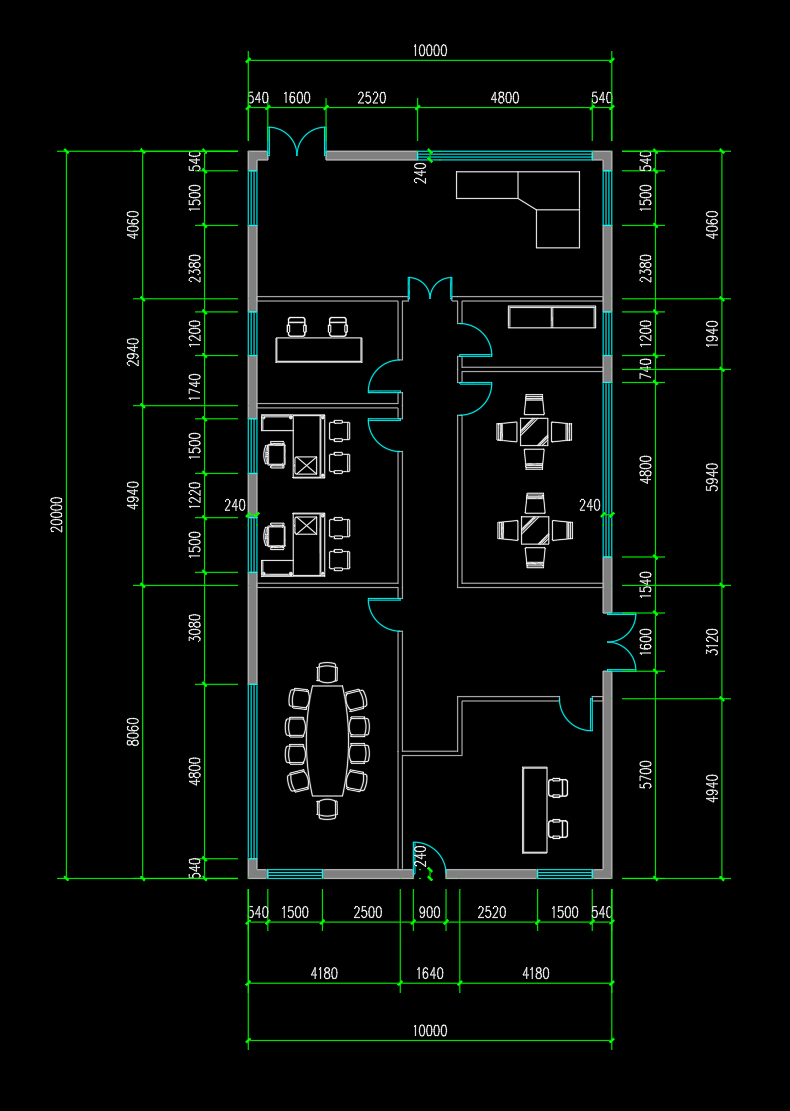
#> input picture AI_agent/logs/experiments/2026-09-14_plan_partition_setup/plan_only_input/1f_view.png, 790 x 1111 px, found by its file name
$ python extract_walls.py
#> lines starting #> are read from the running program, lines starting #| are printed output that depends on the picture; after the words box and inside, x2 and y2 are one past the last pixel; in counts of white or black regions, pixels touching at a corner belong together
#!/usr/bin/env python3
"""Extract wall positions from the floor plan by analyzing black pixels."""

from PIL import Image
import numpy as np
from scipy import ndimage
import json

# Load image and calibration
img = Image.open('case_data/1f_view.png').convert('RGB')
#> img is the input picture: PIL image 790x1111 RGB; mean R, G, B 6.2, 10.7, 7.8
pixels = np.array(img)

# Calibration from px_m_calibrator
PX_PER_M = 53.38
PX_ORIGIN_X = 57  # green mark at x=57 is the left reference
PX_ORIGIN_Y = 1049  # green mark at y=1049 is the bottom reference (y increases downward in image)

def px_to_m(px_x, px_y):
    """Convert pixel coordinates to meters using calibration."""
    m_x = (px_x - PX_ORIGIN_X) / PX_PER_M
    m_y = (PX_ORIGIN_Y - px_y) / PX_PER_M  # Flip Y for meter coordinates (up is positive)
    return m_x, m_y

def round_m(value):
    """Round to 2 decimal places."""
    return round(value, 2)

# Find black pixels (walls)
black_mask = (pixels[:,:,0] < 50) & (pixels[:,:,1] < 50) & (pixels[:,:,2] < 50)
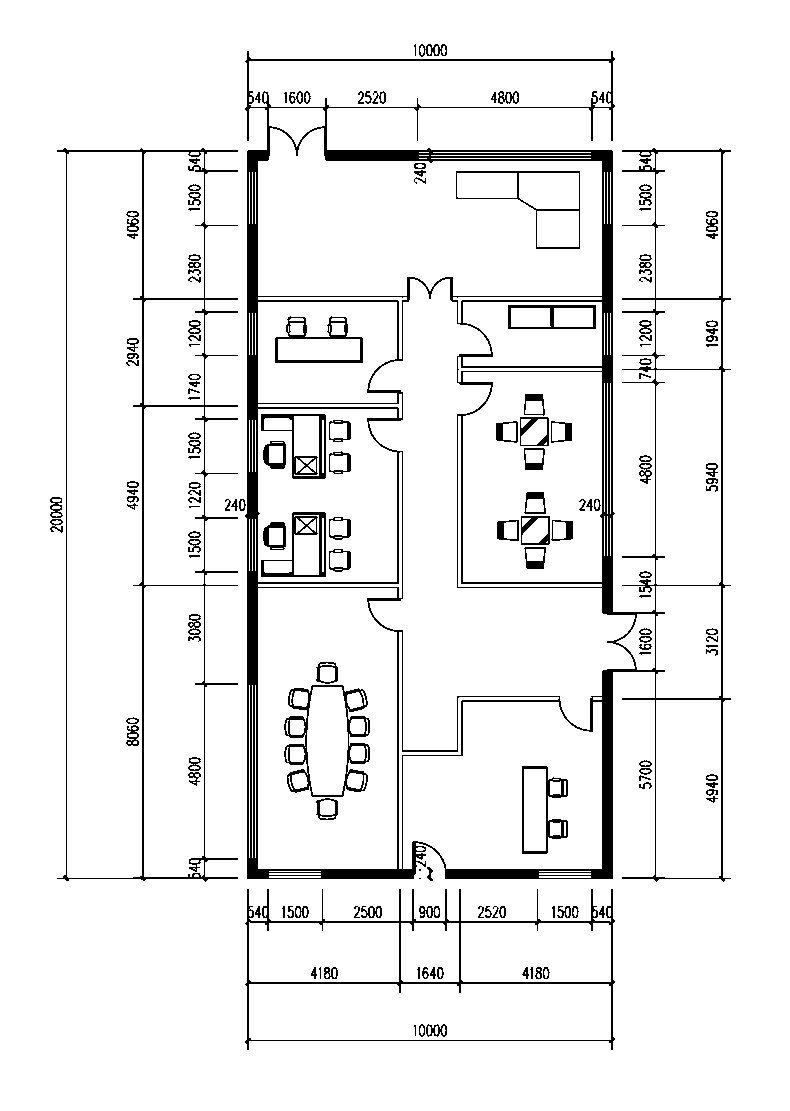
#> black_mask: shape (1111, 790) bool; 93.3% white; 164 black regions (8 under 20 px), largest, box (x1, y1, x2, y2) and area: (245, 51, 731, 882) 32319, (57, 148, 238, 882) 5128, (245, 889, 615, 1050) 3487

# Label connected components of black pixels
labeled, num_features = ndimage.label(black_mask)
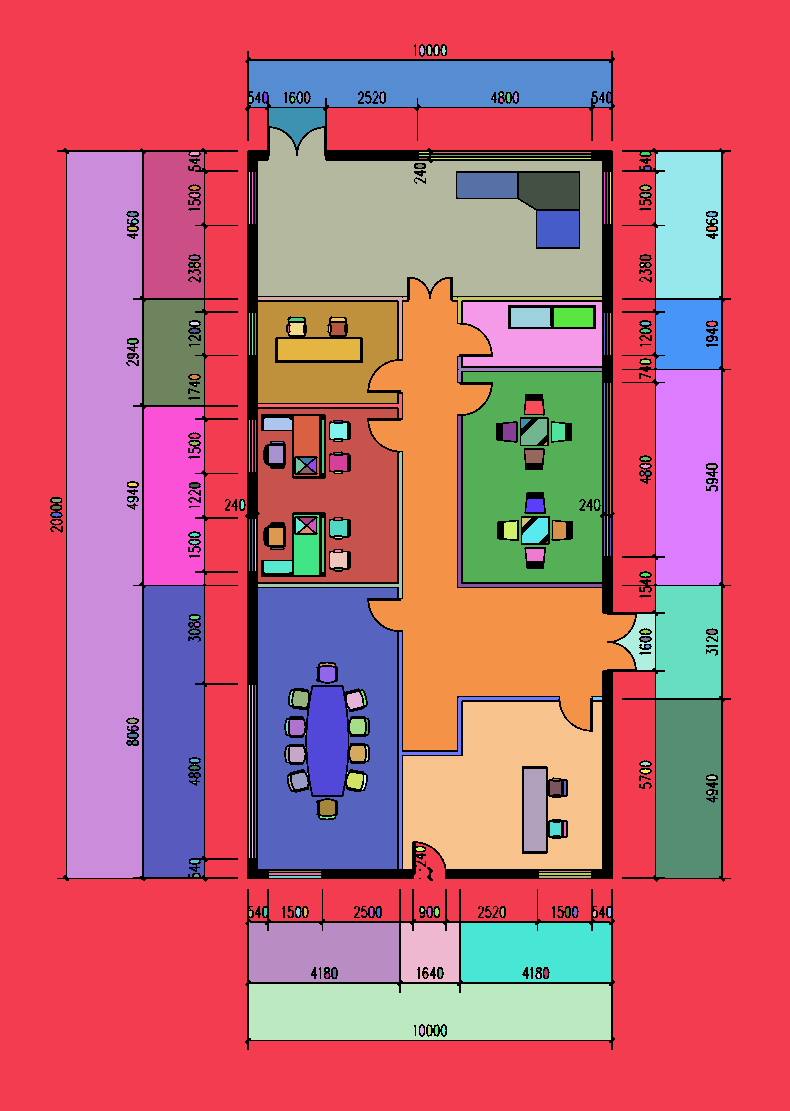
#> labeled: shape (1111, 790) int32; 310 distinct labels, from 0 to 309; one colour per label, 0 black
#> num_features = 309
print(f"Found {num_features} black connected components")
#| Found 309 black connected components

# Analyze each component
components = []
for i in range(1, min(num_features + 1, 50)):  # Limit to first 50 components
    component_mask = labeled == i
    component_pixels = np.where(component_mask)

    if len(component_pixels[0]) < 10:  # Skip tiny noise
        continue

    y_min, y_max = component_pixels[0].min(), component_pixels[0].max()
    x_min, x_max = component_pixels[1].min(), component_pixels[1].max()

    width_px = x_max - x_min
    height_px = y_max - y_min
    pixel_count = len(component_pixels[0])

    components.append({
        'index': i,
        'bbox_px': [x_min, y_min, x_max, y_max],
        'width_px': width_px,
        'height_px': height_px,
        'pixel_count': pixel_count,
        'aspect_ratio': width_px / max(height_px, 1)
    })
#> this loop made 49 passes
#> (component_pixels, y_min, y_max, x_min, x_max, width_px, height_px, pixel_count) on passes 1 to 7: (387441 positions, rows 0 to 1110, columns 0 to 789, 0, 1110, 0, 789, 789, 1110, 387441), (27 positions, rows 46 to 54, columns 420 to 423, 46, 54, 420, 423, 3, 8, 27), (24 positions, rows 46 to 54, columns 428 to 430, 46, 54, 428, 430, 2, 8, 24), (24 positions, rows 46 to 54, columns 435 to 437, 46, 54, 435, 437, 2, 8, 24), (25 positions, rows 46 to 54, columns 442 to 445, 46, 54, 442, 445, 3, 8, 25), (15643 positions, rows 61 to 106, columns 249 to 610, 61, 106, 249, 610, 361, 45, 15643), (25 positions, rows 93 to 101, columns 264 to 266, 93, 101, 264, 266, 2, 8, 25)
#> component_pixels on passes 16, 18, 19, 34, 35, 44: ([97, 98], [257, 257]), ([97, 98], [493, 493]), ([97, 98], [601, 601]), ([161, 161], [194, 195]), ([161], [645]), ([173, 173], [419, 420])
#> pass 1, `component_mask = labeled == i`:
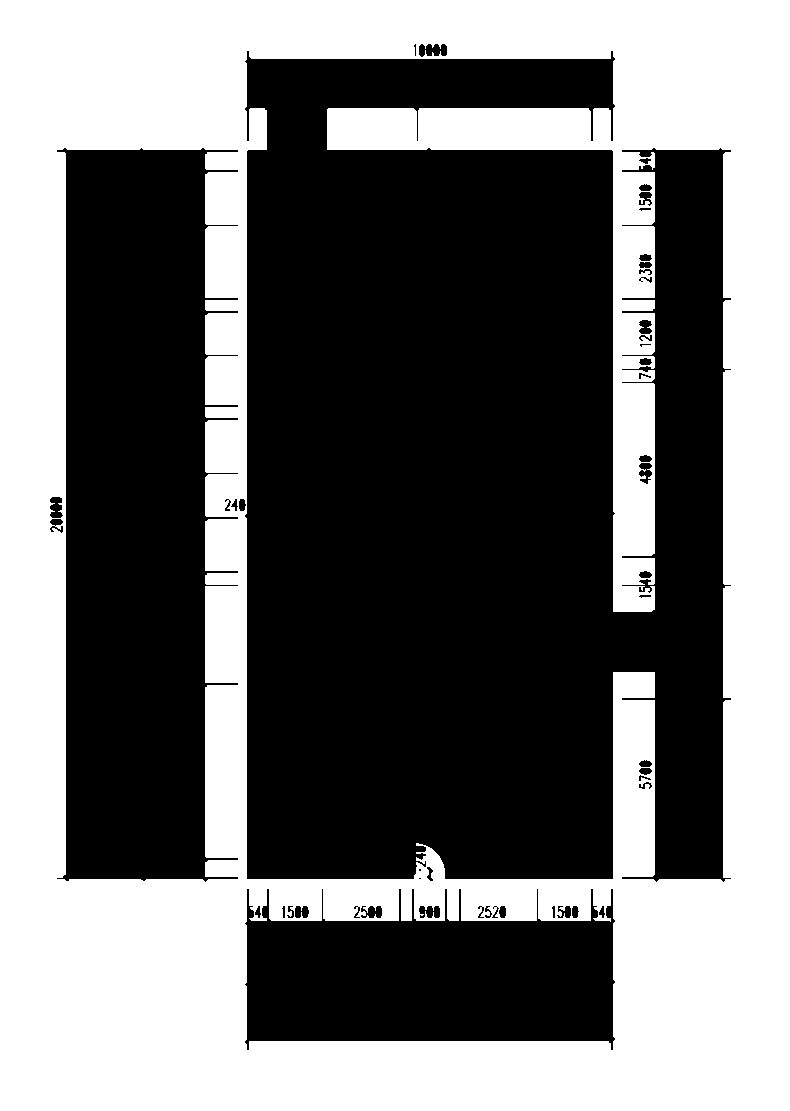
#> component_mask: shape (1111, 790) bool; 44.1% white; 1 white region, box (x1, y1, x2, y2) and area: (0, 0, 790, 1111) 387441
#> pass 2, `component_mask = labeled == i`:
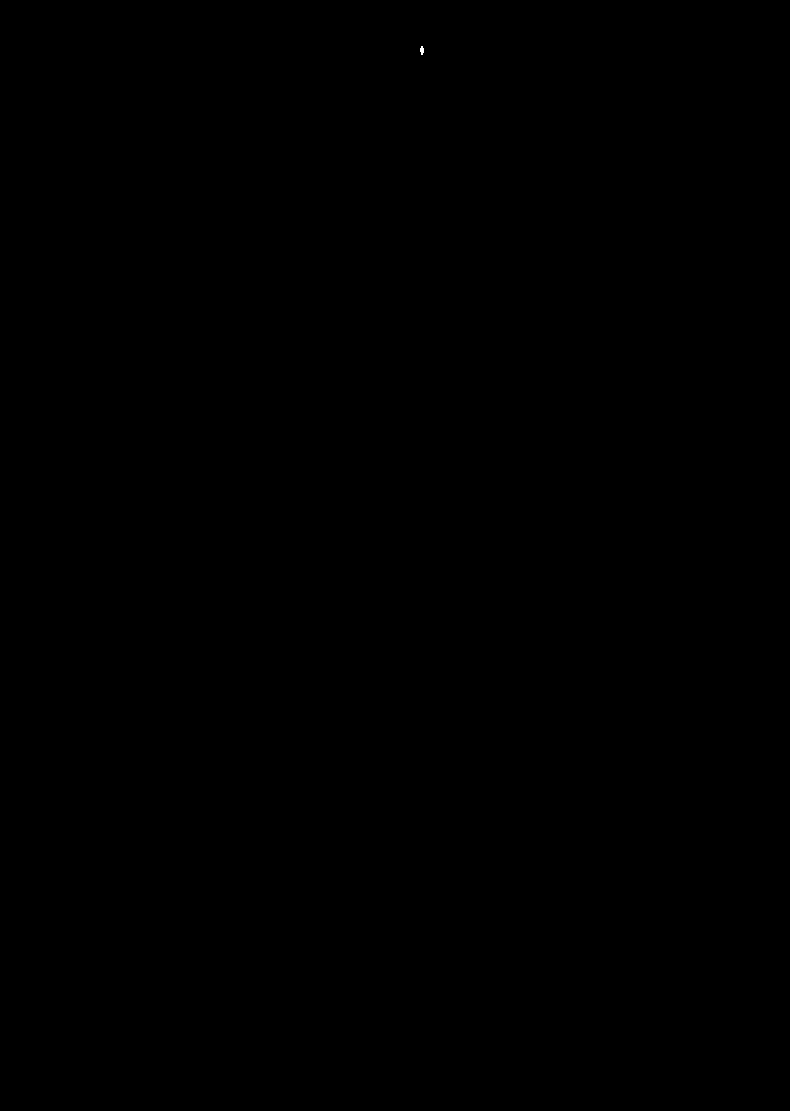
#> component_mask: shape (1111, 790) bool; 0% white; 1 white region, box (x1, y1, x2, y2) and area: (420, 46, 424, 55) 27
#> after the loop: component_mask: shape (1111, 790) bool; 0% white; 1 white region, box (x1, y1, x2, y2) and area: (190, 193, 199, 197) 25
#> after the loop, components = 41 items

# Sort by pixel count
components.sort(key=lambda c: c['pixel_count'], reverse=True)

print("\nLargest black components (potential walls/outlines):")
for c in components[:15]:
    x0, y0, x1, y1 = c['bbox_px']
    m_x0, m_y0 = px_to_m(x0, y1)  # bottom-left corner
    m_x1, m_y1 = px_to_m(x1, y0)  # top-right corner
    print(f"  {c['index']:3d}: {c['pixel_count']:5d} px | {c['width_px']:3d}×{c['height_px']:3d} px | "
          f"aspect={c['aspect_ratio']:.2f} | "
          f"({m_x0:.2f},{m_y0:.2f}) to ({m_x1:.2f},{m_y1:.2f}) m")
#> this loop made 15 passes
#> (x0, y0, x1, y1, m_x0, m_y0) on passes 1 to 12: (0, 0, 789, 1110, -1.07, -1.14), (67, 152, 141, 877, 0.187, 3.22), (258, 128, 601, 295, 3.77, 14.13), (249, 61, 610, 106, 3.6, 17.67), (656, 152, 720, 297, 11.22, 14.09), (144, 152, 203, 297, 1.63, 14.09), (519, 173, 578, 208, 8.65, 15.75), (457, 173, 516, 197, 7.49, 15.96), (269, 108, 324, 146, 3.97, 16.92), (431, 155, 590, 155, 7.01, 16.75), (431, 158, 590, 158, 7.01, 16.69), (433, 152, 590, 152, 7.04, 16.8)
#|     1: 387441 px | 789×1110 px | aspect=0.71 | (-1.07,-1.14) to (13.71,19.65) m
#|    23: 53483 px |  74×725 px | aspect=0.10 | (0.19,3.22) to (1.57,16.80) m
#|    22: 41211 px | 343×167 px | aspect=2.05 | (3.77,14.13) to (10.19,17.25) m
#|     6: 15643 px | 361× 45 px | aspect=8.02 | (3.60,17.67) to (10.36,18.51) m
#|    29:  9210 px |  64×145 px | aspect=0.44 | (11.22,14.09) to (12.42,16.80) m
#|    24:  8174 px |  59×145 px | aspect=0.41 | (1.63,14.09) to (2.74,16.80) m
#|    46:  2064 px |  59× 35 px | aspect=1.69 | (8.65,15.75) to (9.76,16.41) m
#|    45:  1499 px |  59× 24 px | aspect=2.46 | (7.49,15.96) to (8.60,16.41) m
#> (further printed lines are left out)

# Find major walls (very long thin components or large solid areas)
print("\n\nWall candidates (sorted by likely importance):")

# Horizontal walls (high aspect ratio > 3)
horiz_walls = [c for c in components if c['aspect_ratio'] > 2 and c['height_px'] < 20]
#> horiz_walls = 11 items
print(f"\nHorizontal walls (aspect > 2, height < 20 px): {len(horiz_walls)}")
#| Horizontal walls (aspect > 2, height < 20 px): 11
for c in horiz_walls[:10]:
    x0, y0, x1, y1 = c['bbox_px']
    m_x0, m_y0 = px_to_m(x0, (y0 + y1) // 2)
    m_x1, m_y1 = px_to_m(x1, (y0 + y1) // 2)
    length_m = ((m_x1 - m_x0) ** 2) ** 0.5
    print(f"  {c['index']:3d}: y≈{(y0+y1)//2}, length={length_m:.2f}m ({m_x0:.2f},{m_y0:.2f}) to ({m_x1:.2f},{m_y1:.2f})")
#> this loop made 10 passes
#> (x0, y0, x1, y1, m_x0, m_y0) on passes 1 to 10: (431, 155, 590, 155, 7.01, 16.75), (431, 158, 590, 158, 7.01, 16.69), (433, 152, 590, 152, 7.04, 16.8), (190, 152, 198, 154, 2.49, 16.79), (190, 186, 198, 189, 2.49, 16.15), (641, 186, 649, 189, 10.94, 16.15), (641, 152, 649, 154, 10.94, 16.79), (190, 193, 198, 196, 2.49, 16.02), (416, 164, 423, 167, 6.73, 16.56), (419, 152, 428, 152, 6.78, 16.8)
#|    31: y≈155, length=2.98m (7.01,16.75) to (9.99,16.75)
#|    33: y≈158, length=2.98m (7.01,16.69) to (9.99,16.69)
#|    27: y≈152, length=2.94m (7.04,16.80) to (9.99,16.80)
#|    25: y≈153, length=0.15m (2.49,16.79) to (2.64,16.79)
#|    47: y≈187, length=0.15m (2.49,16.15) to (2.64,16.15)
#|    48: y≈187, length=0.15m (10.94,16.15) to (11.09,16.15)
#|    28: y≈153, length=0.15m (10.94,16.79) to (11.09,16.79)
#|    49: y≈194, length=0.15m (2.49,16.02) to (2.64,16.02)
#> (further printed lines are left out)

# Vertical walls (low aspect ratio < 0.5)
vert_walls = [c for c in components if c['aspect_ratio'] < 0.5 and c['width_px'] < 20]
#> vert_walls = 17 items
print(f"\nVertical walls (aspect < 0.5, width < 20 px): {len(vert_walls)}")
#| Vertical walls (aspect < 0.5, width < 20 px): 17
for c in vert_walls[:10]:
    x0, y0, x1, y1 = c['bbox_px']
    m_x0, m_y0 = px_to_m((x0 + x1) // 2, y0)
    m_x1, m_y1 = px_to_m((x0 + x1) // 2, y1)
    length_m = ((m_y1 - m_y0) ** 2) ** 0.5
    print(f"  {c['index']:3d}: x≈{(x0+x1)//2}, length={length_m:.2f}m ({m_x0:.2f},{m_y0:.2f}) to ({m_x1:.2f},{m_y1:.2f})")
#> this loop made 10 passes
#> (x0, x1, m_x0, m_x1) on passes 1 to 4: (249, 249, 3.6, 3.6), (252, 252, 3.65, 3.65), (255, 255, 3.71, 3.71), (604, 604, 10.25, 10.25)
#|    38: x≈249, length=0.96m (3.60,16.43) to (3.60,15.47)
#|    39: x≈252, length=0.96m (3.65,16.43) to (3.65,15.47)
#|    40: x≈255, length=0.96m (3.71,16.43) to (3.71,15.47)
#|    41: x≈604, length=0.96m (10.25,16.43) to (10.25,15.47)
#|    42: x≈607, length=0.96m (10.30,16.43) to (10.30,15.47)
#|    43: x≈610, length=0.96m (10.36,16.43) to (10.36,15.47)
#|     2: x≈421, length=0.15m (6.82,18.79) to (6.82,18.64)
#|     5: x≈443, length=0.15m (7.23,18.79) to (7.23,18.64)
#> (further printed lines are left out)
